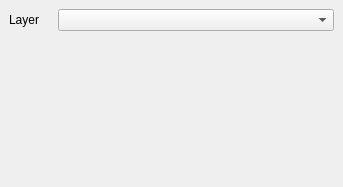
<ui version="4.0" >
 <class>ReplacePropertiesShape</class>
 <widget class="QWidget" name="ReplacePropertiesShape" >
  <property name="geometry" >
   <rect>
    <x>0</x>
    <y>0</y>
    <width>343</width>
    <height>187</height>
   </rect>
  </property>
  <property name="windowTitle" >
   <string>Form</string>
  </property>
  <layout class="QGridLayout" >
   <property name="margin" >
    <number>9</number>
   </property>
   <property name="spacing" >
    <number>6</number>
   </property>
   <item row="0" column="1" >
    <widget class="QLabel" name="label_57" >
     <property name="text" >
      <string/>
     </property>
     <property name="pixmap" >
      <pixmap resource="layResources.qrc" >:/right.png</pixmap>
     </property>
    </widget>
   </item>
   <item row="0" column="0" >
    <widget class="QLabel" name="label_47" >
     <property name="text" >
      <string>Layer</string>
     </property>
    </widget>
   </item>
   <item row="1" column="0" colspan="3" >
    <spacer>
     <property name="orientation" >
      <enum>Qt::Vertical</enum>
     </property>
     <property name="sizeHint" >
      <size>
       <width>10</width>
       <height>281</height>
      </size>
     </property>
    </spacer>
   </item>
   <item row="0" column="2" >
    <widget class="lay::LayerSelectionComboBox" name="shape_layer" >
     <property name="sizePolicy" >
      <sizepolicy>
       <hsizetype>7</hsizetype>
       <vsizetype>5</vsizetype>
       <horstretch>0</horstretch>
       <verstretch>0</verstretch>
      </sizepolicy>
     </property>
    </widget>
   </item>
  </layout>
 </widget>
 <customwidgets>
  <customwidget>
   <class>lay::LayerSelectionComboBox</class>
   <extends>QComboBox</extends>
   <header>layWidgets.h</header>
  </customwidget>
 </customwidgets>
 <resources/>
 <connections/>
</ui>
